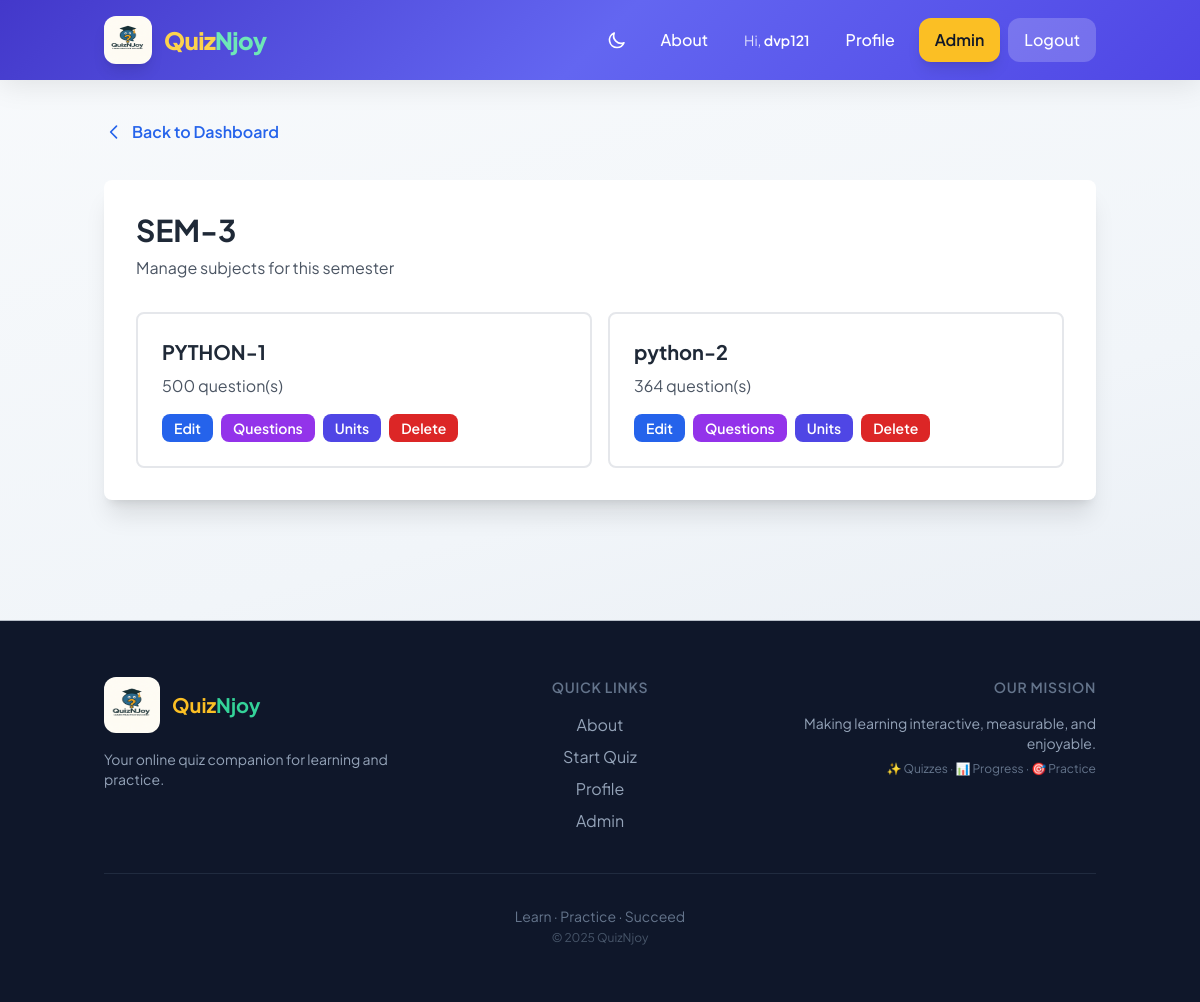
The page /semesters/admin/manage-subjects/1/ (signed in) on the database its author committed.
### semesters/models.py (models this page shows, shortened)
class Semester(models.Model):
    name = models.CharField(max_length=100, unique=True)
    description = models.TextField(blank=True)
    created_at = models.DateTimeField(auto_now_add=True)
    class Meta:
        ordering = ['name']

class Subject(models.Model):
    semester = models.ForeignKey(Semester, on_delete=models.CASCADE, related_name='subjects')
    name = models.CharField(max_length=200)
    code = models.CharField(max_length=20, blank=True)
    created_at = models.DateTimeField(auto_now_add=True)
    class Meta:
        ordering = ['semester', 'name']
        unique_together = ['semester', 'name']

### semesters/views.py (the view)
# urls.py: path('admin/manage-subjects/<int:semester_id>/', views.manage_subjects, name='manage_subjects'),
@staff_member_required
def manage_subjects(request, semester_id):
    semester = get_object_or_404(Semester, id=semester_id)
    subjects = Subject.objects.filter(semester=semester)
    return render(request, 'semesters/manage_subjects.html', {
        'semester': semester,
        'subjects': subjects
    })

### templates/semesters/manage_subjects.html (shortened to what this page needs)
{% extends 'base.html' %}
{% block content %}
<div class="max-w-6xl mx-auto">
    <div class="mb-8">
        <a href="{% url 'semesters:admin_dashboard' %}" class="inline-flex items-center text-blue-600 hover:text-blue-800 font-semibold">
            <svg class="w-5 h-5 mr-2" fill="none" stroke="currentColor" viewBox="0 0 24 24">
                <path stroke-linecap="round" stroke-linejoin="round" stroke-width="2" d="M15 19l-7-7 7-7"/>
            </svg>
            Back to Dashboard
        </a>
    </div>
    <div class="bg-white rounded-lg shadow-xl p-8">
        <h1 class="text-3xl font-bold text-gray-800 mb-2">{{ semester.name }}</h1>
        <p class="text-gray-600 mb-8">Manage subjects for this semester</p>
        {% if subjects %}
            <div class="grid grid-cols-1 md:grid-cols-2 gap-4">
                {% for subject in subjects %}
                    <div class="border-2 border-gray-200 rounded-lg p-6 hover:border-green-600 transition duration-300">
                        <h3 class="text-xl font-bold text-gray-800 mb-2">{{ subject.name }}</h3>
                        <p class="text-gray-600 mb-4">{{ subject.questions.count }} question(s)</p>
                        <div class="flex gap-2">
                            <a href="{% url 'semesters:edit_subject' subject.id %}" class="inline-block bg-blue-600 hover:bg-blue-700 text-white px-3 py-1 rounded-lg transition duration-300 text-sm font-semibold">
                                Edit
                            </a>
                            <a href="{% url 'semesters:manage_questions' subject.id %}" class="inline-block bg-purple-600 hover:bg-purple-700 text-white px-3 py-1 rounded-lg transition duration-300 text-sm font-semibold">
                                Questions
                            </a>
                            <a href="{% url 'semesters:manage_units' subject.id %}" class="inline-block bg-indigo-600 hover:bg-indigo-700 text-white px-3 py-1 rounded-lg transition duration-300 text-sm font-semibold">
                                Units
                            </a>
                            <a href="{% url 'semesters:delete_subject' subject.id %}" class="inline-block bg-red-600 hover:bg-red-700 text-white px-3 py-1 rounded-lg transition duration-300 text-sm font-semibold">
                                Delete
                            </a>
                        </div>
                    </div>
                {% endfor %}
            </div>
        {% else %}
            <p class="text-gray-600 text-center py-8">No subjects created for this semester yet.</p>
        {% endif %}
    </div>
</div>
{% endblock %}

### templates/base.html (shortened to what this page needs)
<!DOCTYPE html>
<html lang="en" class="scroll-smooth">
<head>
    <script src="https://cdn.tailwindcss.com"></script>
    <link rel="stylesheet" href="https://cdn.jsdelivr.net/npm/katex@0.16.9/dist/katex.min.css">
</head>
<body class="dark:bg-slate-900 dark:text-slate-200">
    {% load static %}
    <nav class="nav-glass text-white sticky top-0 z-50 backdrop-blur-md">
        <div class="container mx-auto px-4">
            <div class="flex justify-between items-center py-3 md:py-4">
                <a href="{% url 'home' %}" class="flex items-center gap-2 md:gap-3 group">
                    <img src="{% static 'images/logo.png' %}" alt="QuizNJoy Logo" class="h-10 w-10 md:h-12 md:w-12 rounded-xl group-hover:scale-105 transition-transform duration-300 shadow-lg">
                    <span class="text-xl md:text-2xl font-extrabold tracking-tight">
                        <span class="text-amber-300">Quiz</span><span class="text-emerald-300">Njoy</span>
                    </span>
                </a>
                <div class="hidden md:flex items-center gap-2">
                    <button type="button" id="dark-mode-toggle" class="p-2.5 rounded-xl hover:bg-white/15 transition focus:outline-none focus:ring-2 focus:ring-white/50" aria-label="Toggle dark mode">
                        <svg id="icon-moon" class="w-5 h-5" fill="none" stroke="currentColor" viewBox="0 0 24 24"><path stroke-linecap="round" stroke-linejoin="round" stroke-width="2" d="M20.354 15.354A9 9 0 018.646 3.646 9.003 9.003 0 0012 21a9.003 9.003 0 008.354-5.646z"/></svg>
                    </button>
                    <a href="{% url 'quiz:about_us' %}" class="btn-nav px-4 py-2.5 rounded-xl font-medium">About</a>
                    {% if user.is_authenticated %}
                        <span class="px-3 py-2 text-sm text-white/80">Hi, <span class="font-semibold text-white">{{ user.username }}</span></span>
                        <a href="{% url 'accounts:profile' %}" class="btn-nav px-4 py-2.5 rounded-xl font-medium">Profile</a>
                        {% if user.is_staff %}
                            <a href="{% url 'semesters:admin_dashboard' %}" class="bg-amber-400 hover:bg-amber-500 text-gray-900 px-4 py-2.5 rounded-xl font-semibold transition shadow-lg">Admin</a>
                        {% endif %}
                        <a href="{% url 'accounts:logout' %}" class="bg-white/20 hover:bg-red-500/90 px-4 py-2.5 rounded-xl font-medium transition">Logout</a>
                    {% else %}
                        <a href="{% url 'accounts:login' %}" class="btn-nav px-4 py-2.5 rounded-xl font-medium">Login</a>
                        <a href="{% url 'accounts:signup' %}" class="bg-emerald-400 hover:bg-emerald-500 text-gray-900 px-4 py-2.5 rounded-xl font-semibold transition shadow-lg">Sign Up</a>
                    {% endif %}
                </div>
            </div>
        </div>
    </nav>
    <main class="container mx-auto px-3 sm:px-4 py-6 md:py-10">
        {% block content %}
        {% endblock %}
    </main>
    <footer class="mt-12 md:mt-20 border-t border-slate-200/80 dark:border-slate-700 bg-slate-900 text-slate-300 dark:bg-slate-950">
        <div class="container mx-auto px-4 py-10 md:py-14">
            <div class="grid grid-cols-1 md:grid-cols-3 gap-10 md:gap-12 mb-10">
                <div class="text-center md:text-left">
                    <div class="flex items-center justify-center md:justify-start gap-3 mb-4">
                        <img src="{% static 'images/logo.png' %}" alt="Logo" class="h-14 w-14 rounded-xl">
                        <span class="text-xl font-bold text-white"><span class="text-amber-400">Quiz</span><span class="text-emerald-400">Njoy</span></span>
                    </div>
                    <p class="text-slate-400 text-sm">Your online quiz companion for learning and practice.</p>
                </div>
                <div class="text-center">
                    <h4 class="text-sm font-semibold uppercase tracking-wider text-slate-500 mb-4">Quick Links</h4>
                    <div class="space-y-2">
                        <a href="{% url 'quiz:about_us' %}" class="block text-slate-400 hover:text-white transition">About</a>
                        {% if user.is_authenticated %}
                            <a href="{% url 'quiz:select_semester' %}" class="block text-slate-400 hover:text-white transition">Start Quiz</a>
                            <a href="{% url 'accounts:profile' %}" class="block text-slate-400 hover:text-white transition">Profile</a>
                            {% if user.is_staff %}
                                <a href="{% url 'semesters:admin_dashboard' %}" class="block text-slate-400 hover:text-white transition">Admin</a>
                            {% endif %}
                        {% else %}
                            <a href="{% url 'accounts:login' %}" class="block text-slate-400 hover:text-white transition">Login</a>
                            <a href="{% url 'accounts:signup' %}" class="block text-slate-400 hover:text-white transition">Sign Up</a>
                        {% endif %}
                    </div>
                </div>
                <div class="text-center md:text-right">
                    <h4 class="text-sm font-semibold uppercase tracking-wider text-slate-500 mb-4">Our Mission</h4>
                    <p class="text-slate-400 text-sm">Making learning interactive, measurable, and enjoyable.</p>
                    <p class="mt-2 text-slate-500 text-xs">✨ Quizzes · 📊 Progress · 🎯 Practice</p>
                </div>
            </div>
            <div class="pt-8 border-t border-slate-700/50 text-center">
                <p class="text-slate-500 text-sm">Learn · Practice · Succeed</p>
                <p class="text-slate-600 text-xs mt-1">© 2025 QuizNjoy</p>
            </div>
        </div>
    </footer>
</body>
</html>

### templates/base.html (style rules this page uses)
:root { --color-primary: 99 102 241; --color-primary-dark: 79 70 229; --color-accent: 16 185 129; --color-surface: 248 250 252; --color-card: 255 255 255; --shadow-soft: 0 4px 6px -1px rgb(0 0 0 / 0.05), 0 2px 4px -2px rgb(0 0 0 / 0.05); --shadow-card: 0 10px 15px -3px rgb(0 0 0 / 0.06), 0 4px 6px -4px rgb(0 0 0 / 0.04); --shadow-card-hover: 0 25px 50px -12px rgb(0 0 0 / 0.15); --radius-xl: 1rem; --radius-2xl: 1.5rem; }
body { font-family: 'Plus Jakarta Sans', system-ui, sans-serif; -webkit-font-smoothing: antialiased; -moz-osx-font-smoothing: grayscale; background: linear-gradient(165deg, #f8fafc 0%, #f1f5f9 50%, #e2e8f0 100%); min-height: 100vh; }
.nav-glass { background: linear-gradient(135deg, rgb(67 56 202) 0%, rgb(99 102 241) 50%, rgb(79 70 229) 100%); box-shadow: 0 4px 30px rgba(0,0,0,0.1); }
.btn-nav { transition: all 0.2s ease; }
html { scroll-behavior: smooth; }

### rows shown on the page
Semester: name "SEM-3"
Subject: name "PYTHON-1", questions.count "500"
Subject: name "python-2", questions.count "364"

### other values the page prints
{{ user.username }} "dvp121"
